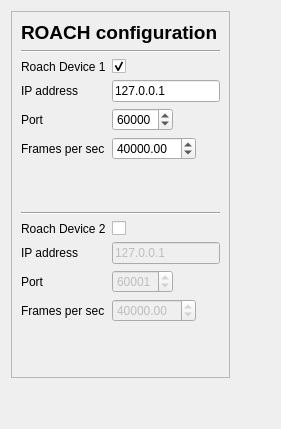
          <widget class="QWidget" name="roachPage">
           <layout class="QGridLayout" name="gridLayout_10">
            <item row="0" column="0">
             <widget class="QFrame" name="roachFrame">
              <property name="frameShape">
               <enum>QFrame::StyledPanel</enum>
              </property>
              <property name="frameShadow">
               <enum>QFrame::Raised</enum>
              </property>
              <layout class="QVBoxLayout" name="verticalLayout_5">
               <item>
                <widget class="QLabel" name="label_23">
                 <property name="font">
                  <font>
                   <family>Helvetica</family>
                   <pointsize>14</pointsize>
                   <weight>75</weight>
                   <bold>true</bold>
                  </font>
                 </property>
                 <property name="text">
                  <string>ROACH configuration</string>
                 </property>
                 <property name="textFormat">
                  <enum>Qt::AutoText</enum>
                 </property>
                </widget>
               </item>
               <item>
                <layout class="QGridLayout" name="roachChooserLayout"/>
               </item>
               <item>
                <widget class="Line" name="line_2">
                 <property name="orientation">
                  <enum>Qt::Horizontal</enum>
                 </property>
                </widget>
               </item>
               <item>
                <layout class="QFormLayout" name="formLayout_3">
                 <property name="fieldGrowthPolicy">
                  <enum>QFormLayout::FieldsStayAtSizeHint</enum>
                 </property>
                 <item row="1" column="0">
                  <widget class="QLabel" name="iPAddressLabel">
                   <property name="text">
                    <string>IP address</string>
                   </property>
                  </widget>
                 </item>
                 <item row="1" column="1">
                  <widget class="QLineEdit" name="roachIPLineEdit_1">
                   <property name="text">
                    <string>127.0.0.1</string>
                   </property>
                  </widget>
                 </item>
                 <item row="2" column="0">
                  <widget class="QLabel" name="roachPortLabel_1">
                   <property name="text">
                    <string>Port</string>
                   </property>
                  </widget>
                 </item>
                 <item row="2" column="1">
                  <widget class="QSpinBox" name="roachPortSpinBox_1">
                   <property name="minimum">
                    <number>1024</number>
                   </property>
                   <property name="maximum">
                    <number>65535</number>
                   </property>
                   <property name="value">
                    <number>60000</number>
                   </property>
                  </widget>
                 </item>
                 <item row="3" column="0">
                  <widget class="QLabel" name="roachFrameRateLabel_1">
                   <property name="text">
                    <string>Frames per sec</string>
                   </property>
                  </widget>
                 </item>
                 <item row="3" column="1">
                  <widget class="QDoubleSpinBox" name="roachFrameRateDoubleSpinBox_1">
                   <property name="minimum">
                    <double>1.000000000000000</double>
                   </property>
                   <property name="maximum">
                    <double>1000000.000000000000000</double>
                   </property>
                   <property name="value">
                    <double>40000.000000000000000</double>
                   </property>
                  </widget>
                 </item>
                 <item row="0" column="0">
                  <widget class="QLabel" name="roachDeviceLabel1">
                   <property name="text">
                    <string>Roach Device 1</string>
                   </property>
                  </widget>
                 </item>
                 <item row="0" column="1">
                  <widget class="QCheckBox" name="roachDeviceCheckBox_1">
                   <property name="checked">
                    <bool>true</bool>
                   </property>
                  </widget>
                 </item>
                 <item row="4" column="1">
                  <spacer name="verticalSpacer_5">
                   <property name="orientation">
                    <enum>Qt::Vertical</enum>
                   </property>
                   <property name="sizeHint" stdset="0">
                    <size>
                     <width>20</width>
                     <height>40</height>
                    </size>
                   </property>
                  </spacer>
                 </item>
                </layout>
               </item>
               <item>
                <widget class="Line" name="line">
                 <property name="orientation">
                  <enum>Qt::Horizontal</enum>
                 </property>
                </widget>
               </item>
               <item>
                <layout class="QFormLayout" name="formLayout_5">
                 <property name="fieldGrowthPolicy">
                  <enum>QFormLayout::FieldsStayAtSizeHint</enum>
                 </property>
                 <item row="1" column="0">
                  <widget class="QLabel" name="iPAddressLabel_2">
                   <property name="text">
                    <string>IP address</string>
                   </property>
                  </widget>
                 </item>
                 <item row="1" column="1">
                  <widget class="QLineEdit" name="roachIPLineEdit_2">
                   <property name="enabled">
                    <bool>false</bool>
                   </property>
                   <property name="text">
                    <string>127.0.0.1</string>
                   </property>
                  </widget>
                 </item>
                 <item row="2" column="0">
                  <widget class="QLabel" name="roachPortLabel_2">
                   <property name="text">
                    <string>Port</string>
                   </property>
                  </widget>
                 </item>
                 <item row="2" column="1">
                  <widget class="QSpinBox" name="roachPortSpinBox_2">
                   <property name="enabled">
                    <bool>false</bool>
                   </property>
                   <property name="minimum">
                    <number>1024</number>
                   </property>
                   <property name="maximum">
                    <number>65535</number>
                   </property>
                   <property name="value">
                    <number>60001</number>
                   </property>
                  </widget>
                 </item>
                 <item row="3" column="0">
                  <widget class="QLabel" name="roachFrameRateLabel_2">
                   <property name="text">
                    <string>Frames per sec</string>
                   </property>
                  </widget>
                 </item>
                 <item row="3" column="1">
                  <widget class="QDoubleSpinBox" name="roachFrameRateDoubleSpinBox_2">
                   <property name="enabled">
                    <bool>false</bool>
                   </property>
                   <property name="minimum">
                    <double>1.000000000000000</double>
                   </property>
                   <property name="maximum">
                    <double>1000000.000000000000000</double>
                   </property>
                   <property name="value">
                    <double>40000.000000000000000</double>
                   </property>
                  </widget>
                 </item>
                 <item row="0" column="0">
                  <widget class="QLabel" name="roachDeviceLabel1_2">
                   <property name="text">
                    <string>Roach Device 2</string>
                   </property>
                  </widget>
                 </item>
                 <item row="0" column="1">
                  <widget class="QCheckBox" name="roachDeviceCheckBox_2"/>
                 </item>
                 <item row="4" column="1">
                  <spacer name="verticalSpacer_6">
                   <property name="orientation">
                    <enum>Qt::Vertical</enum>
                   </property>
                   <property name="sizeHint" stdset="0">
                    <size>
                     <width>20</width>
                     <height>40</height>
                    </size>
                   </property>
                  </spacer>
                 </item>
                </layout>
               </item>
              </layout>
             </widget>
            </item>
            <item row="0" column="1">
             <spacer name="horizontalSpacer_6">
              <property name="orientation">
               <enum>Qt::Horizontal</enum>
              </property>
              <property name="sizeHint" stdset="0">
               <size>
                <width>40</width>
                <height>20</height>
               </size>
              </property>
             </spacer>
            </item>
            <item row="1" column="0">
             <spacer name="verticalSpacer_4">
              <property name="orientation">
               <enum>Qt::Vertical</enum>
              </property>
              <property name="sizeHint" stdset="0">
               <size>
                <width>20</width>
                <height>40</height>
               </size>
              </property>
             </spacer>
            </item>
           </layout>
          </widget>
